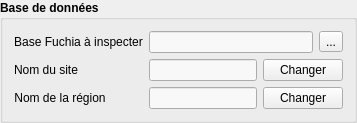
      <widget class="QGroupBox" name="groupBox">
       <property name="sizePolicy">
        <sizepolicy hsizetype="Preferred" vsizetype="Preferred">
         <horstretch>0</horstretch>
         <verstretch>0</verstretch>
        </sizepolicy>
       </property>
       <property name="font">
        <font>
         <weight>75</weight>
         <bold>true</bold>
        </font>
       </property>
       <property name="title">
        <string>Base de données</string>
       </property>
       <layout class="QFormLayout" name="formLayout">
        <property name="sizeConstraint">
         <enum>QLayout::SetFixedSize</enum>
        </property>
        <property name="fieldGrowthPolicy">
         <enum>QFormLayout::AllNonFixedFieldsGrow</enum>
        </property>
        <item row="0" column="0">
         <widget class="QLabel" name="label">
          <property name="font">
           <font>
            <weight>50</weight>
            <bold>false</bold>
           </font>
          </property>
          <property name="styleSheet">
           <string notr="true"/>
          </property>
          <property name="text">
           <string>Base Fuchia à inspecter</string>
          </property>
          <property name="alignment">
           <set>Qt::AlignCenter</set>
          </property>
         </widget>
        </item>
        <item row="0" column="1">
         <layout class="QHBoxLayout" name="horizontalLayout_2">
          <item>
           <widget class="QLineEdit" name="fuchiadb_path_lineedit">
            <property name="palette">
             <palette>
              <active>
               <colorrole role="WindowText">
                <brush brushstyle="SolidPattern">
                 <color alpha="255">
                  <red>139</red>
                  <green>139</green>
                  <blue>139</blue>
                 </color>
                </brush>
               </colorrole>
               <colorrole role="Text">
                <brush brushstyle="SolidPattern">
                 <color alpha="255">
                  <red>97</red>
                  <green>97</green>
                  <blue>97</blue>
                 </color>
                </brush>
               </colorrole>
               <colorrole role="Base">
                <brush brushstyle="SolidPattern">
                 <color alpha="255">
                  <red>248</red>
                  <green>248</green>
                  <blue>248</blue>
                 </color>
                </brush>
               </colorrole>
              </active>
              <inactive>
               <colorrole role="WindowText">
                <brush brushstyle="SolidPattern">
                 <color alpha="255">
                  <red>139</red>
                  <green>139</green>
                  <blue>139</blue>
                 </color>
                </brush>
               </colorrole>
               <colorrole role="Text">
                <brush brushstyle="SolidPattern">
                 <color alpha="255">
                  <red>97</red>
                  <green>97</green>
                  <blue>97</blue>
                 </color>
                </brush>
               </colorrole>
               <colorrole role="Base">
                <brush brushstyle="SolidPattern">
                 <color alpha="255">
                  <red>248</red>
                  <green>248</green>
                  <blue>248</blue>
                 </color>
                </brush>
               </colorrole>
              </inactive>
              <disabled>
               <colorrole role="WindowText">
                <brush brushstyle="SolidPattern">
                 <color alpha="255">
                  <red>120</red>
                  <green>120</green>
                  <blue>120</blue>
                 </color>
                </brush>
               </colorrole>
               <colorrole role="Text">
                <brush brushstyle="SolidPattern">
                 <color alpha="255">
                  <red>120</red>
                  <green>120</green>
                  <blue>120</blue>
                 </color>
                </brush>
               </colorrole>
               <colorrole role="Base">
                <brush brushstyle="SolidPattern">
                 <color alpha="255">
                  <red>240</red>
                  <green>240</green>
                  <blue>240</blue>
                 </color>
                </brush>
               </colorrole>
              </disabled>
             </palette>
            </property>
            <property name="font">
             <font>
              <weight>50</weight>
              <bold>false</bold>
             </font>
            </property>
            <property name="readOnly">
             <bool>true</bool>
            </property>
           </widget>
          </item>
          <item>
           <widget class="QToolButton" name="browse_button">
            <property name="font">
             <font>
              <weight>50</weight>
              <bold>false</bold>
             </font>
            </property>
            <property name="text">
             <string>...</string>
            </property>
           </widget>
          </item>
         </layout>
        </item>
        <item row="1" column="0">
         <widget class="QLabel" name="label_2">
          <property name="font">
           <font>
            <weight>50</weight>
            <bold>false</bold>
           </font>
          </property>
          <property name="styleSheet">
           <string notr="true"/>
          </property>
          <property name="text">
           <string>Nom du site</string>
          </property>
          <property name="alignment">
           <set>Qt::AlignCenter</set>
          </property>
         </widget>
        </item>
        <item row="1" column="1">
         <layout class="QHBoxLayout" name="horizontalLayout_4">
          <item>
           <widget class="QLineEdit" name="site_nameedit">
            <property name="palette">
             <palette>
              <active>
               <colorrole role="WindowText">
                <brush brushstyle="SolidPattern">
                 <color alpha="255">
                  <red>139</red>
                  <green>139</green>
                  <blue>139</blue>
                 </color>
                </brush>
               </colorrole>
               <colorrole role="Text">
                <brush brushstyle="SolidPattern">
                 <color alpha="255">
                  <red>97</red>
                  <green>97</green>
                  <blue>97</blue>
                 </color>
                </brush>
               </colorrole>
               <colorrole role="Base">
                <brush brushstyle="SolidPattern">
                 <color alpha="255">
                  <red>248</red>
                  <green>248</green>
                  <blue>248</blue>
                 </color>
                </brush>
               </colorrole>
              </active>
              <inactive>
               <colorrole role="WindowText">
                <brush brushstyle="SolidPattern">
                 <color alpha="255">
                  <red>139</red>
                  <green>139</green>
                  <blue>139</blue>
                 </color>
                </brush>
               </colorrole>
               <colorrole role="Text">
                <brush brushstyle="SolidPattern">
                 <color alpha="255">
                  <red>97</red>
                  <green>97</green>
                  <blue>97</blue>
                 </color>
                </brush>
               </colorrole>
               <colorrole role="Base">
                <brush brushstyle="SolidPattern">
                 <color alpha="255">
                  <red>248</red>
                  <green>248</green>
                  <blue>248</blue>
                 </color>
                </brush>
               </colorrole>
              </inactive>
              <disabled>
               <colorrole role="WindowText">
                <brush brushstyle="SolidPattern">
                 <color alpha="255">
                  <red>120</red>
                  <green>120</green>
                  <blue>120</blue>
                 </color>
                </brush>
               </colorrole>
               <colorrole role="Text">
                <brush brushstyle="SolidPattern">
                 <color alpha="255">
                  <red>120</red>
                  <green>120</green>
                  <blue>120</blue>
                 </color>
                </brush>
               </colorrole>
               <colorrole role="Base">
                <brush brushstyle="SolidPattern">
                 <color alpha="255">
                  <red>240</red>
                  <green>240</green>
                  <blue>240</blue>
                 </color>
                </brush>
               </colorrole>
              </disabled>
             </palette>
            </property>
            <property name="font">
             <font>
              <weight>50</weight>
              <bold>false</bold>
             </font>
            </property>
            <property name="readOnly">
             <bool>true</bool>
            </property>
           </widget>
          </item>
          <item>
           <widget class="QPushButton" name="change_name_button">
            <property name="font">
             <font>
              <weight>50</weight>
              <bold>false</bold>
             </font>
            </property>
            <property name="text">
             <string>Changer</string>
            </property>
           </widget>
          </item>
         </layout>
        </item>
        <item row="2" column="0">
         <widget class="QLabel" name="label_9">
          <property name="font">
           <font>
            <weight>50</weight>
            <bold>false</bold>
           </font>
          </property>
          <property name="styleSheet">
           <string notr="true"/>
          </property>
          <property name="text">
           <string>Nom de la région</string>
          </property>
          <property name="alignment">
           <set>Qt::AlignCenter</set>
          </property>
         </widget>
        </item>
        <item row="2" column="1">
         <layout class="QHBoxLayout" name="horizontalLayout_9">
          <item>
           <widget class="QLineEdit" name="region_nameedit">
            <property name="palette">
             <palette>
              <active>
               <colorrole role="WindowText">
                <brush brushstyle="SolidPattern">
                 <color alpha="255">
                  <red>139</red>
                  <green>139</green>
                  <blue>139</blue>
                 </color>
                </brush>
               </colorrole>
               <colorrole role="Text">
                <brush brushstyle="SolidPattern">
                 <color alpha="255">
                  <red>97</red>
                  <green>97</green>
                  <blue>97</blue>
                 </color>
                </brush>
               </colorrole>
               <colorrole role="Base">
                <brush brushstyle="SolidPattern">
                 <color alpha="255">
                  <red>248</red>
                  <green>248</green>
                  <blue>248</blue>
                 </color>
                </brush>
               </colorrole>
              </active>
              <inactive>
               <colorrole role="WindowText">
                <brush brushstyle="SolidPattern">
                 <color alpha="255">
                  <red>139</red>
                  <green>139</green>
                  <blue>139</blue>
                 </color>
                </brush>
               </colorrole>
               <colorrole role="Text">
                <brush brushstyle="SolidPattern">
                 <color alpha="255">
                  <red>97</red>
                  <green>97</green>
                  <blue>97</blue>
                 </color>
                </brush>
               </colorrole>
               <colorrole role="Base">
                <brush brushstyle="SolidPattern">
                 <color alpha="255">
                  <red>248</red>
                  <green>248</green>
                  <blue>248</blue>
                 </color>
                </brush>
               </colorrole>
              </inactive>
              <disabled>
               <colorrole role="WindowText">
                <brush brushstyle="SolidPattern">
                 <color alpha="255">
                  <red>120</red>
                  <green>120</green>
                  <blue>120</blue>
                 </color>
                </brush>
               </colorrole>
               <colorrole role="Text">
                <brush brushstyle="SolidPattern">
                 <color alpha="255">
                  <red>120</red>
                  <green>120</green>
                  <blue>120</blue>
                 </color>
                </brush>
               </colorrole>
               <colorrole role="Base">
                <brush brushstyle="SolidPattern">
                 <color alpha="255">
                  <red>240</red>
                  <green>240</green>
                  <blue>240</blue>
                 </color>
                </brush>
               </colorrole>
              </disabled>
             </palette>
            </property>
            <property name="font">
             <font>
              <weight>50</weight>
              <bold>false</bold>
             </font>
            </property>
            <property name="readOnly">
             <bool>true</bool>
            </property>
           </widget>
          </item>
          <item>
           <widget class="QPushButton" name="change_region_button">
            <property name="font">
             <font>
              <weight>50</weight>
              <bold>false</bold>
             </font>
            </property>
            <property name="text">
             <string>Changer</string>
            </property>
           </widget>
          </item>
         </layout>
        </item>
       </layout>
      </widget>
